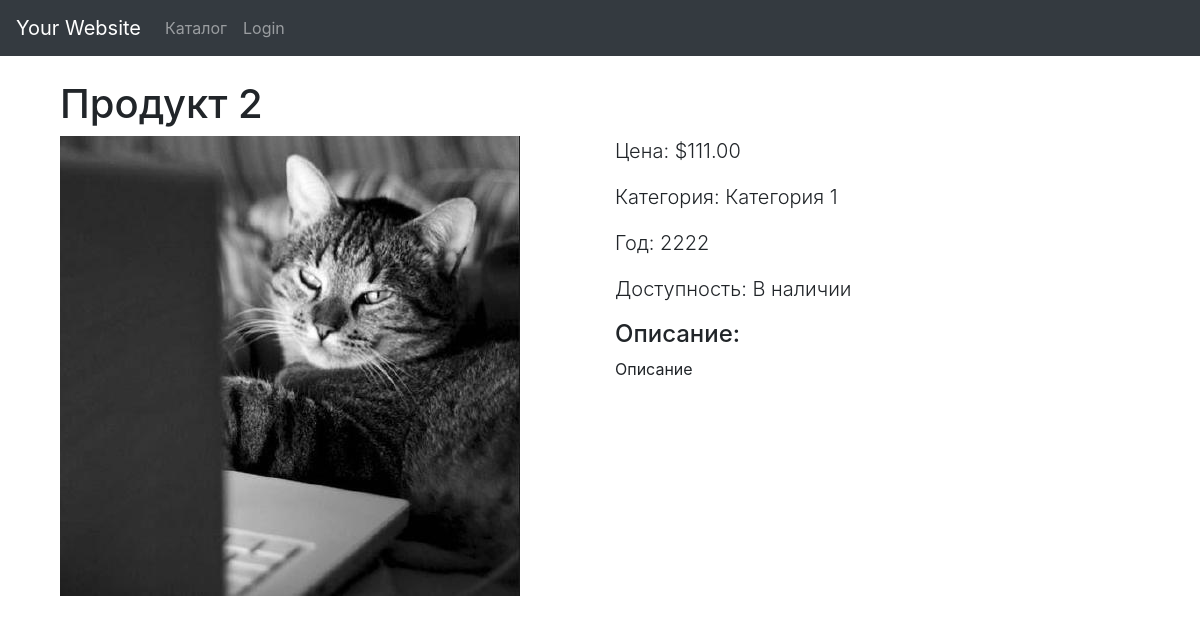
Screenshot of /product/2/ with the database file from the repository.
### shop/models.py (models this page shows, shortened)
class Product(models.Model):
    name = models.CharField(max_length=100)
    category = models.ForeignKey(Category, on_delete=models.CASCADE)
    description = models.TextField()
    image = models.ImageField(upload_to='products/')
    price = models.DecimalField(max_digits=10, decimal_places=2)
    year = models.IntegerField()
    is_available = models.BooleanField(default=True)

class Category(models.Model):
    name = models.CharField(max_length=255)
    def __str__(self):
        return self.name

### shop/views.py (the view)
# urls.py: path('product/<int:product_id>/', product_view, name='product'),
def product_view(request, product_id):
    product = get_object_or_404(Product, id=product_id)
    return render(request, 'product.html', {'product': product})

### templates/product.html
{% extends 'base.html' %}
{% block content %}
  <div class="container">
    <h1 class="mt-4">{{ product.name }}</h1>
    <div class="row">
      <div class="col-md-6">
        <img src="{{ product.image.url }}" alt="{{ product.name }}" class="img-fluid">
      </div>
      <div class="col-md-6">
        <p class="lead">Цена: ${{ product.price }}</p>
        <p class="lead">Категория: {{ product.category }}</p>
        <p class="lead">Год: {{ product.year }}</p>
        {% if product.is_available %}
          <p class="lead">Доступность: В наличии</p>
        {% else %}
          <p class="lead">Доступность: Нет в наличии</p>
        {% endif %}
        <div class="mb-4">
          <h4 class="fw-bold">Описание:</h4>
          <p>{{ product.description }}</p>
        </div>
      </div>
    </div>
  </div>
{% endblock %}

### rows the page displays
Product: name "Продукт 2", image (picture), price "111.00", category "Категория 1", year "2222", description "Описание"
